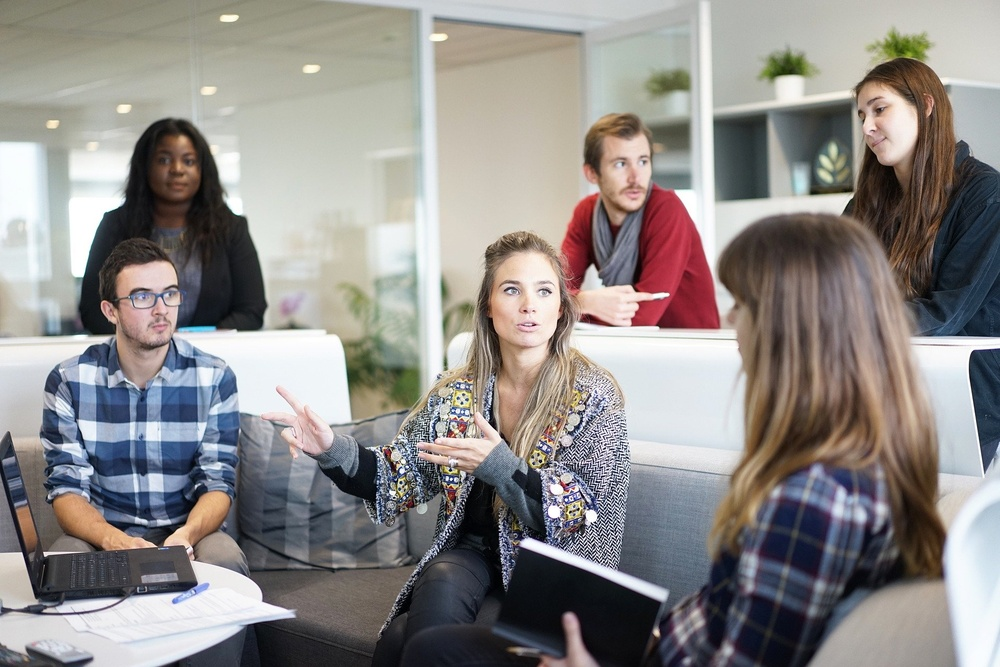
#> input picture 人脸识别/faces1.jpg, 1000 x 667 px, shrunk from 1920 x 1280 before the run
$ jupyter execute Harr.ipynb
#> lines starting #> are read from the running program, lines starting #| are printed output that depends on the picture; after the words box and inside, x2 and y2 are one past the last pixel; in counts of white or black regions, pixels touching at a corner belong together
[cell 1]
import cv2
import numpy as np
import matplotlib.pyplot as plt

plt.rcParams['figure.dpi'] = 150

[cell 2]
img = cv2.imread('faces1.jpg')
#> img is the input picture: shape (667, 1000, 3); mean B, G, R 136.9, 139, 142.8

[cell 3]
img.shape
#> Out = (667, 1000, 3)

[cell 4]
plt.imshow(cv2.cvtColor(img, cv2.COLOR_BGR2RGB))

[cell 5]
# 构造Haar检测器
face_detector = cv2.CascadeClassifier('./cascades/haarcascade_frontalface_default.xml')

[cell 6]
gray = cv2.cvtColor(img, cv2.COLOR_BGR2GRAY)
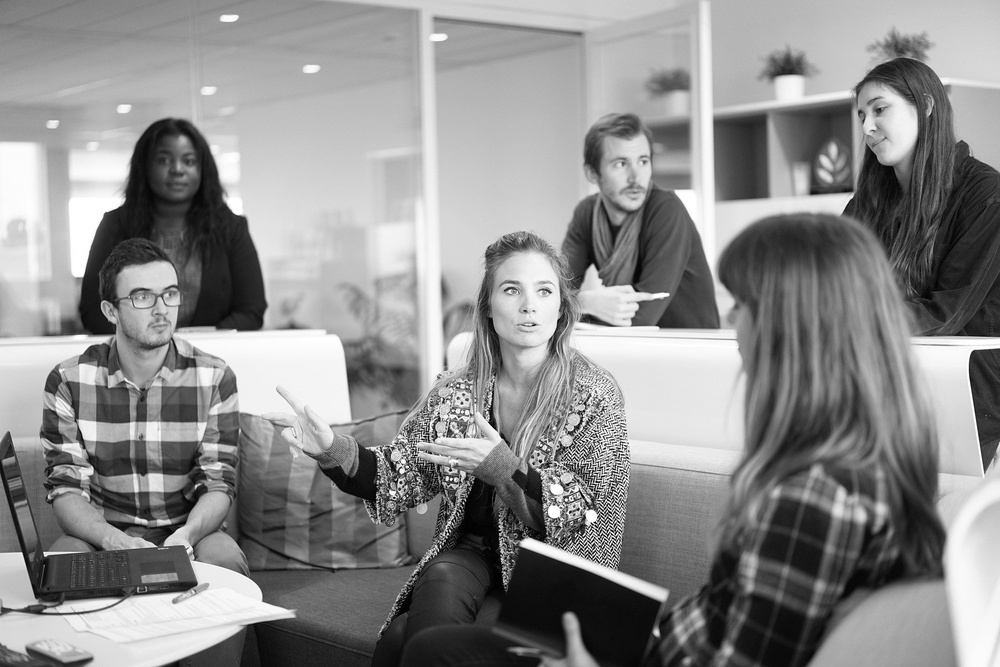
#> gray: shape (667, 1000); min 0, max 255, mean 139.9

[cell 7]
# 检测结果
detections = face_detector.detectMultiScale(gray, scaleFactor=1.6)
#> detections = [[146, 136, 61, 61], [601, 139, 61, 61], [478, 253, 98, 98]]
detections  # 人脸坐标
#> Out has the same summary as detections

[cell 8]
for (x, y, w, h) in detections:
    print(x, y, w, h)
#> this loop made 3 passes
#| 146 136 61 61
#| 601 139 61 61
#| 478 253 98 98

[cell 9]
# 绘制矩形
for (x, y, w, h) in detections:
    cv2.rectangle(img, (x, y), (x + w, y + h), (0, 255, 0), 3)
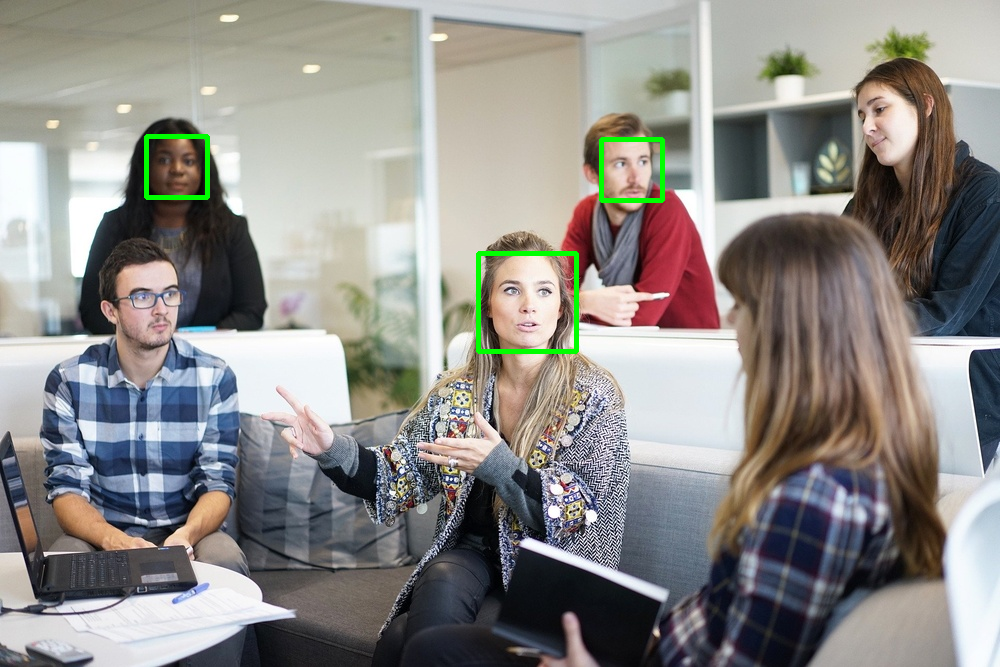
#> img: shape (667, 1000, 3); 0.65% of pixels changed, all inside (x1, y1, x2, y2) = (144, 134, 665, 354)

[cell 10]
plt.imshow(img)

[cell 11]
# 调节参数
img = cv2.imread('faces1.jpg')
gray = cv2.cvtColor(img, cv2.COLOR_BGR2GRAY)
detections = face_detector.detectMultiScale(gray, scaleFactor=1.6)
for (x, y, w, h) in detections:
    cv2.rectangle(img, (x, y), (x + w, y + h), (0, 255, 0), 3)
plt.imshow(cv2.cvtColor(img, cv2.COLOR_BGR2RGB))

[cell 12]
# 调节参数
# scaleFactor：调整图片尺寸
# minNeighbors：候选人脸数量
# minSize：最小人脸尺寸
# maxSize：最大人脸尺寸
img1 = cv2.imread('faces2.jpg')
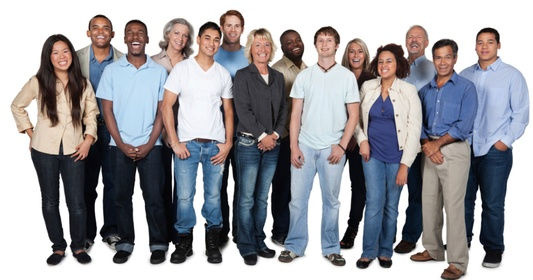
#> input picture 人脸识别/faces2.jpg, 533 x 280 px, shrunk from 1023 x 537 before the run
#> img1 is the input picture: shape (280, 533, 3); mean B, G, R 161.9, 157.6, 158.6
gray = cv2.cvtColor(img1, cv2.COLOR_BGR2GRAY)
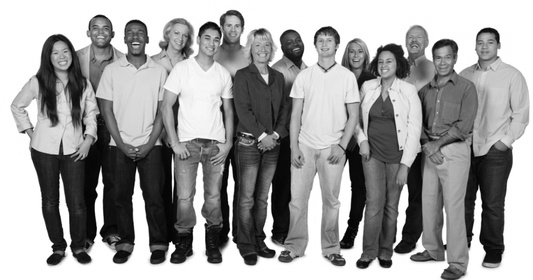
#> gray: shape (280, 533); min 0, max 255, mean 158.4
detections = face_detector.detectMultiScale(gray, scaleFactor=1.2, minNeighbors=7,minSize=(10,10),maxSize=(70,70))
#> detections = [[48, 43, 26, 26]]
for (x, y, w, h) in detections:
    cv2.rectangle(img1, (x, y), (x + w, y + h), (0, 255, 0), 3)
#> this loop made 1 pass
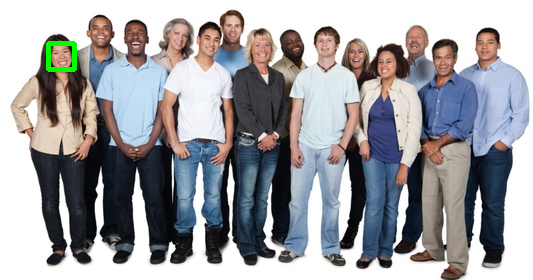
#> img1: shape (280, 533, 3); 0.34% of pixels changed, all inside (x1, y1, x2, y2) = (46, 41, 77, 72)
plt.imshow(cv2.cvtColor(img1, cv2.COLOR_BGR2RGB))
